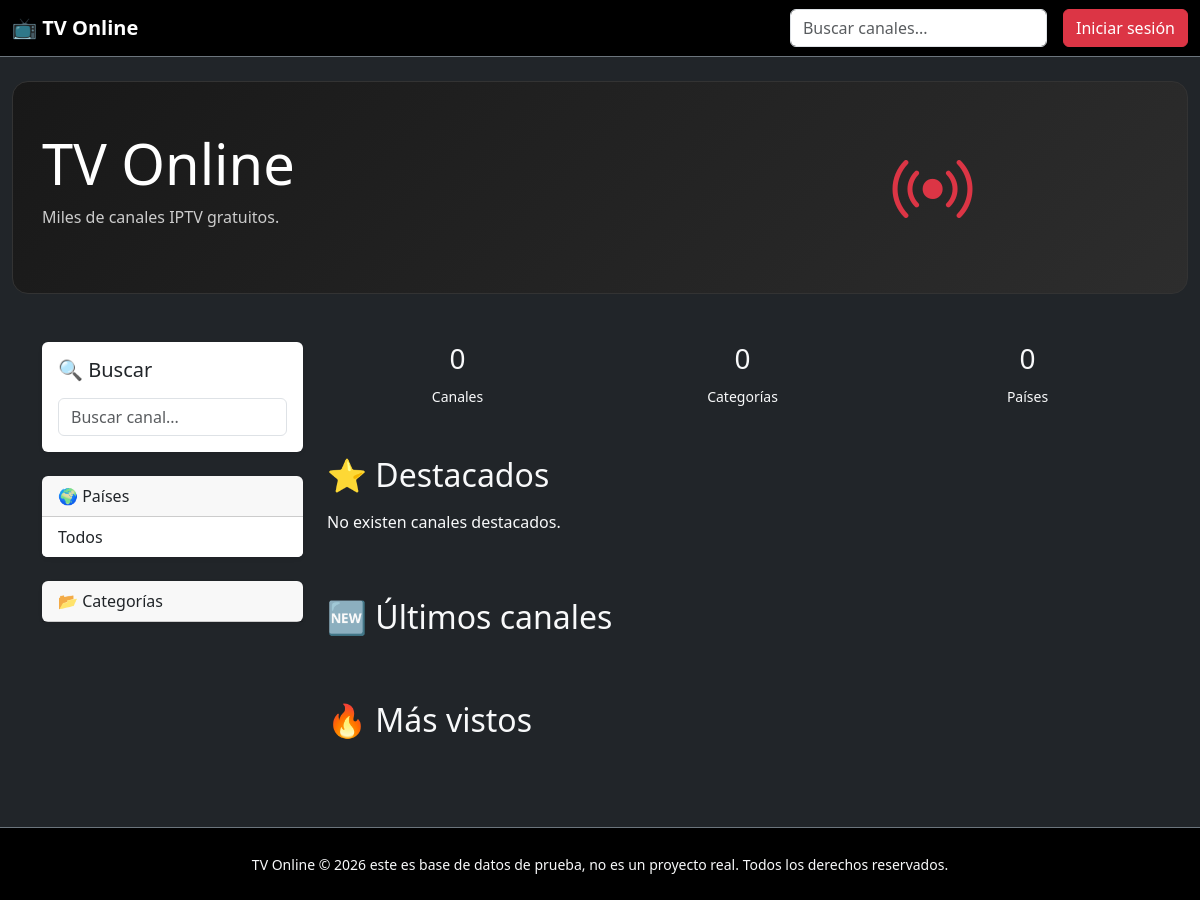
The page /?country=1 on the database as committed earlier.
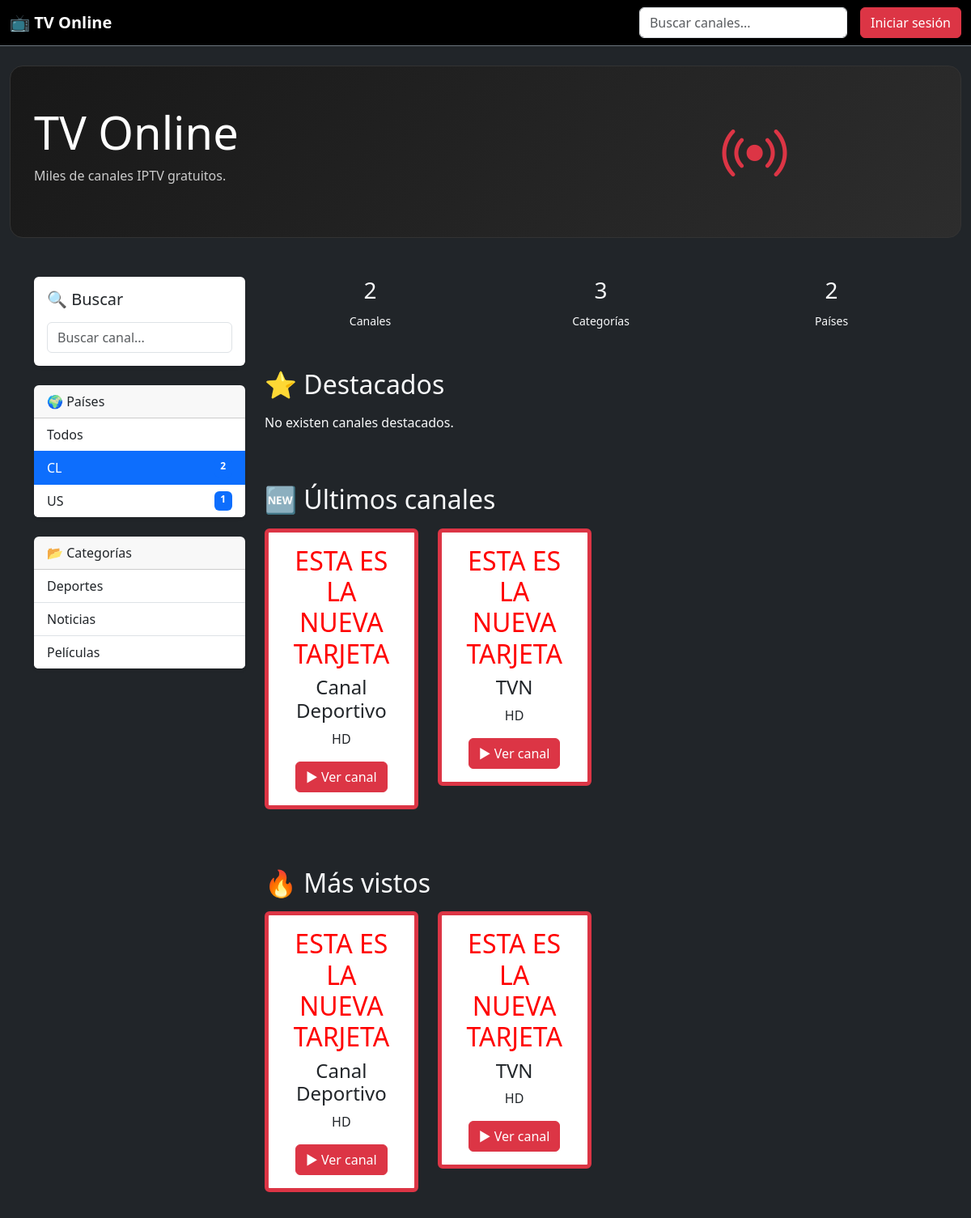
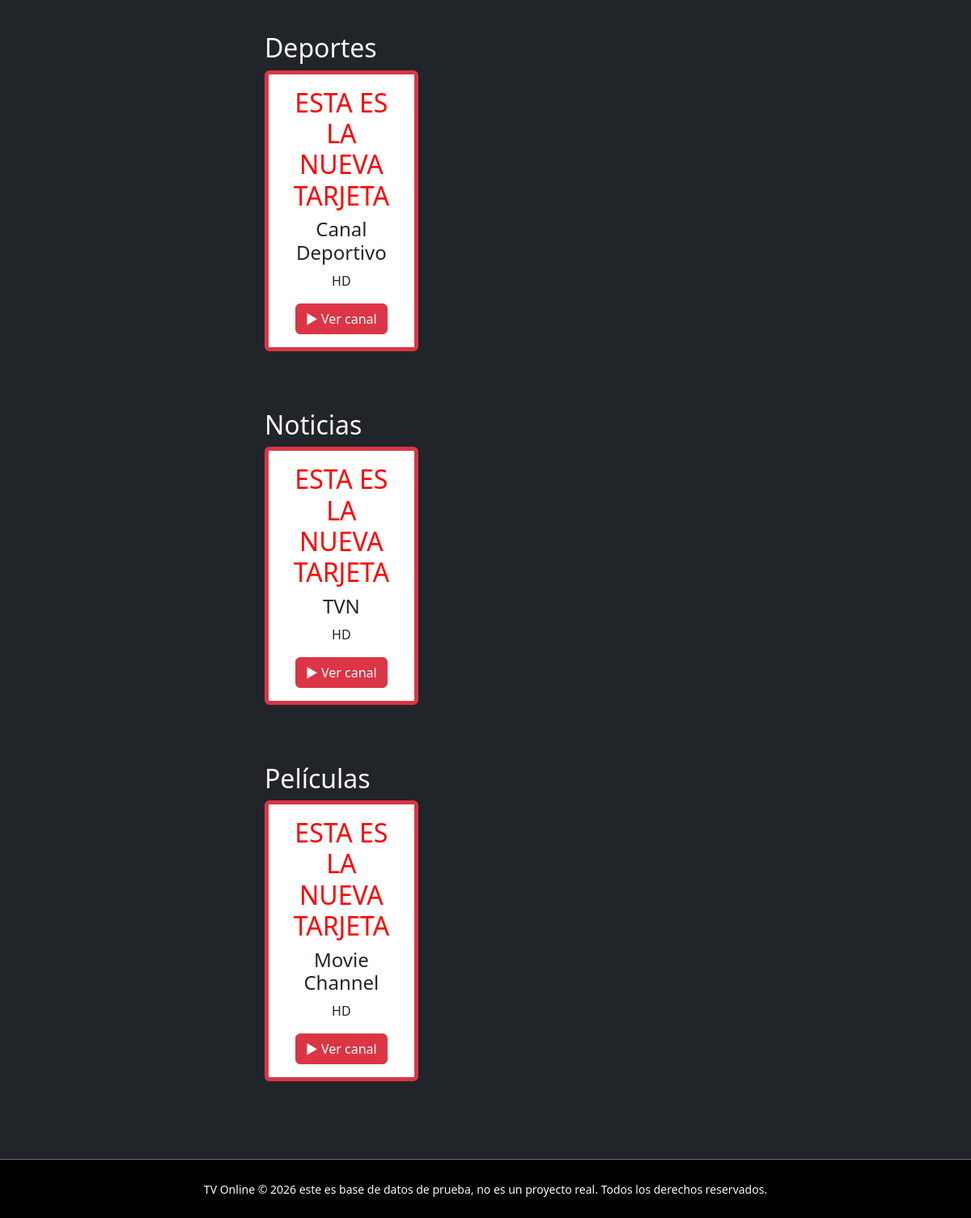
The same page on the database as committed later (2 pictures, top to bottom).
### guia_tv/models/country.py (models this page shows, shortened)
class Country(models.Model):
    name = models.CharField(
        max_length=100,
        unique=True
    )
    iso_code = models.CharField(
        max_length=2,
        unique=True
    )
    flag = models.ImageField(
        upload_to="flags/",
        blank=True,
        null=True
    )
    class Meta:
        ordering = ["name"]
        verbose_name = "País"
        verbose_name_plural = "Países"

### guia_tv/models/category.py (models this page shows, shortened)
class Category(models.Model):
    name = models.CharField(
        max_length=100,
        unique=True
    )
    icon = models.CharField(
        max_length=100,
        blank=True
    )
    class Meta:
        ordering = ["name"]
        verbose_name = "Categoría"
        verbose_name_plural = "Categorías"

### guia_tv/models/channel.py (models this page shows, shortened)
class Channel(models.Model):
    QUALITY_CHOICES = [
        ("SD", "SD"),
        ("HD", "HD"),
        ("FHD", "Full HD"),
        ("4K", "4K"),
    ]
    STATUS_CHOICES = [
        ("checking", "Verificando"),
        ("online", "Online"),
        ("offline", "Offline"),
    ]
    name = models.CharField(max_length=200)
    slug = models.SlugField(
        unique=True,
        blank=True
    )
    description = models.TextField(
        blank=True
    )
    stream_url = models.URLField(
        max_length=1000
    )
    website = models.URLField(
        blank=True
    )
    logo = models.ImageField(
        upload_to="channels/logos/",
        blank=True,
        null=True
    )
    country = models.ForeignKey(
        Country,
        on_delete=models.SET_NULL,
        related_name="channels",
        null=True,
        blank=True,
    )
    language = models.ForeignKey(
        Language,
        on_delete=models.SET_NULL,
        related_name="channels",
        null=True,
        blank=True,
    )
    category = models.ForeignKey(
        Category,
        on_delete=models.SET_NULL,
        related_name="channels",
        null=True,
        blank=True,
    )
    quality = models.CharField(
        max_length=10,
        choices=QUALITY_CHOICES,
        default="HD"
    )
    status = models.CharField(
        max_length=20,
        choices=STATUS_CHOICES,
        default="checking"
    )
    epg_id = models.CharField(
        max_length=200,
        blank=True
    )
    is_active = models.BooleanField(
        default=True
    )
    is_public = models.BooleanField(
        default=True
    )
    is_featured = models.BooleanField(
        default=False
    )
    views = models.PositiveIntegerField(
        default=0
    )
    watching_now = models.PositiveIntegerField(
        default=0
    )
    last_checked = models.DateTimeField(
        blank=True,
        null=True
    )
    created_at = models.DateTimeField(
        auto_now_add=True
    )
    updated_at = models.DateTimeField(
        auto_now=True
    )
    class Meta:
        ordering = ["name"]
        verbose_name = "Canal"
        verbose_name_plural = "Canales"
        indexes = [
            models.Index(fields=["name"]),
            models.Index(fields=["slug"]),
            models.Index(fields=["is_active"]),
            models.Index(fields=["is_featured"]),
            models.Index(fields=["country"]),
            models.Index(fields=["category"]),
        ]

### guia_tv/views/home.py (the view)
def home(request):
    context = HomeService.get_home_context(
        country=request.GET.get("country"),
        category=request.GET.get("category"),
    )
    return render(
        request,
        "guia_tv/index.html",
        context,
    )

### guia_tv/templates/guia_tv/index.html (shortened to what this page needs)
{% extends "base.html" %}
{% block content %}
{% include "guia_tv/components/hero.html" %}
<div class="container">
    <div class="row">
        <div class="col-lg-3">
            {% include "guia_tv/components/sidebar.html" %}
        </div>
        <div class="col-lg-9">
            <div class="row text-center mb-5">
                <div class="col">
                    <h3>{{ total_channels }}</h3>
                    <small>Canales</small>
                </div>
                <div class="col">
                    <h3>{{ total_categories }}</h3>
                    <small>Categorías</small>
                </div>
                <div class="col">
                    <h3>{{ total_countries }}</h3>
                    <small>Países</small>
                </div>
            </div>
            <h2 id="destacados" class="mb-3">
                ⭐ Destacados
            </h2>
            <div class="row">
                {% for channel in featured_channels %}
                    {% include "guia_tv/components/channel_card.html" %}
                {% empty %}
                    <p>No existen canales destacados.</p>
                {% endfor %}
            </div>
            <h2 class="mt-5 mb-3">
                🆕 Últimos canales
            </h2>
            <div class="row">
                {% for channel in latest_channels %}
                    {% include "guia_tv/components/channel_card.html" %}
                {% endfor %}
            </div>
            <h2 class="mt-5 mb-3">
                🔥 Más vistos
            </h2>
            <div class="row">
                {% for channel in popular_channels %}
                    {% include "guia_tv/components/channel_card.html" %}
                {% endfor %}
            </div>
            {% for category in categories %}
                {% if category.channels.all %}
                    <h2 id="categorias" class="mt-5">
                        {{ category.name }}
                    </h2>
                    <div class="row">
                        {% for channel in category.channels.all|slice:":6" %}
                            {% include "guia_tv/components/channel_card.html" %}
                        {% endfor %}
                    </div>
                {% endif %}
            {% endfor %}
        </div>
    </div>
</div>
{% endblock %}

### guia_tv/templates/guia_tv/components/sidebar.html
<div class="card shadow-sm border-0 mb-4">
    <div class="card-body">
        <h5 class="mb-3">
            🔍 Buscar
        </h5>
        <input
            id="sidebar-search"
            class="form-control"
            placeholder="Buscar canal...">
    </div>
</div>
<div class="card shadow-sm border-0 mb-4">
    <div class="card-header">
        🌍 Países
    </div>
    <div class="list-group list-group-flush">
        <a href="{% url 'home' %}"
        class="list-group-item {% if not selected_country and not selected_category %}active{% endif %}">
         Todos
        </a>
        {% for country in countries %}
            <a href="?country={{ country.id }}"
                 class="list-group-item d-flex justify-content-between {% if selected_country == country.id|stringformat:'s' %}active{% endif %}">
                {{ country.name }}
                <span class="badge bg-primary">
            {{ country.total }}
            </span>
            </a>
        {% endfor %}
    </div>
</div>
<div class="card shadow-sm border-0">
    <div class="card-header">
        📂 Categorías
    </div>
    <div class="list-group list-group-flush">
        {% for category in categories %}
           <a href="?category={{ category.id }}"
             class="list-group-item {% if selected_category == category.id|stringformat:'s' %}active{% endif %}">
           {{ category.name }}
         </a>
        {% endfor %}
    </div>
</div>

### guia_tv/templates/guia_tv/components/channel_card.html
<div class="col-md-3 mb-4">
    <div class="card border border-danger border-5">
        <div class="card-body text-center">
            <h2 style="color:red;">
                ESTA ES LA NUEVA TARJETA
            </h2>
            <h4>{{ channel.name }}</h4>
            <p>{{ channel.quality }}</p>
            <a href="{% url 'player' channel.slug %}"
               class="btn btn-danger">
                ▶ Ver canal
            </a>
        </div>
    </div>
</div>

Rows that differ between the two databases and show on the page:
added Country: name "CL", total "2"
added Country: name "US", total "1"
added Category: name "Deportes"
added Category: name "Noticias"
added Category: name "Películas"
added Channel: name "Canal Deportivo", quality "HD"
added Channel: name "TVN", quality "HD"
added Channel: name "Movie Channel", quality "HD", shown under "Películas"
Other text that changed with them:
{{ total_channels }}: "0" → "2"
{{ total_categories }}: "0" → "3"
{{ total_countries }}: "0" → "2"
